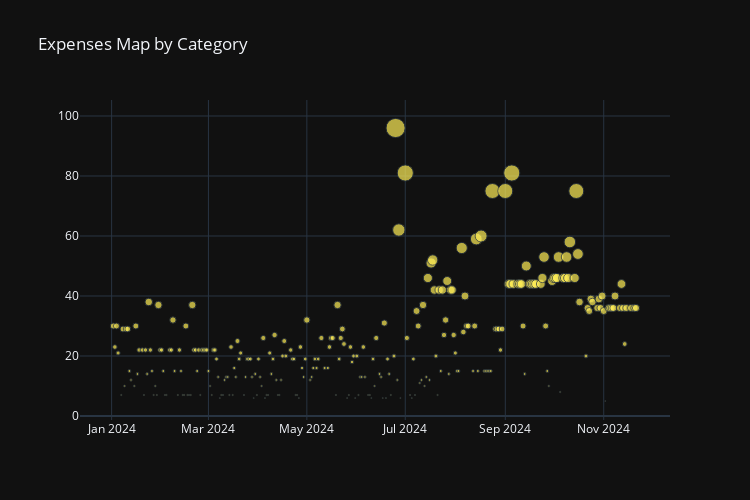

Source (notebook cell):
### Code cell
def plot_category_map(df: pd.DataFrame, category : str):
    
    df = df[df["category name"] == category]
    df["subcategory name"] = df["subcategory name"].apply(lambda row: "None" if row == "" else row)
    df = df.groupby(by = ["date", "color", "category name", "subcategory name"]).agg({"amount": "sum"}).reset_index()
    
    fig = go.Figure(layout = go.Layout(height = 500, width = 750, title = "Expenses Map by Category", template = "plotly_dark"))
    fig.add_trace(go.Scatter(x = df["date"],
                             x0= df["subcategory name"],
                             y = df["amount"],
                             hovertext = df["subcategory name"],
                             hoverlabel = dict(font_size = 15),
                             hovertemplate = "$%{y} On %{x} <extra></extra>: Subcategory: %{hovertext}",
                             mode = "markers",
                             marker_color = df["color"],
                             marker_size = df["amount"] / 5,
                             showlegend = False))
    
    return fig

plot_category_map(df, "Taxi")

### Figure 1 — Plotly figure (JSON) as saved in the notebook; plotly's stock layout.template omitted (floating-point values rounded to 4 significant figures; data arrays with more than 128 entries replaced by an {"elided": "..."} marker saying what was removed)
{"data": [{"hoverlabel": {"font": {"size": 15}}, "hovertemplate": "$%{y} On %{x} <extra></extra>: Subcategory: %{hovertext}", "hovertext": {"elided": "277 str values"}, "marker": {"color": {"elided": "277 str values"}, "size": {"elided": "277 float values"}}, "mode": "markers", "showlegend": false, "type": "scatter", "x": {"elided": "277 str values"}, "x0": {"elided": "277 str values"}, "y": {"elided": "277 int values"}}], "layout": {"height": 500, "title": {"text": "Expenses Map by Category"}, "width": 750}}
